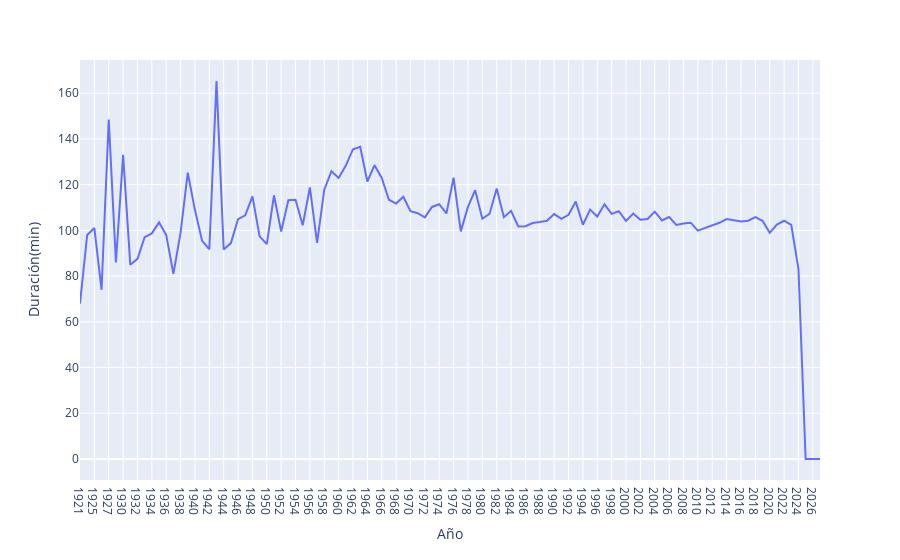

Notebook cell for this chart:
### Code cell
fig7 = px.line(data_frame=df_hist_min, x='Año', y='Duración(min)')

fig7.show()

### Figure 1 — Plotly figure (JSON) as saved in the notebook; plotly's stock layout.template omitted (floating-point values rounded to 4 significant figures)
{"data": [{"hovertemplate": "Año=%{x}<br>Duración(min)=%{y}<extra></extra>", "legendgroup": "", "line": {"color": "#636efa", "dash": "solid"}, "marker": {"symbol": "circle"}, "mode": "lines", "name": "", "orientation": "v", "showlegend": false, "type": "scatter", "x": ["1921", "1922", "1925", "1926", "1927", "1929", "1930", "1931", "1932", "1933", "1934", "1935", "1936", "1937", "1938", "1939", "1940", "1941", "1942", "1943", "1944", "1945", "1946", "1947", "1948", "1949", "1950", "1951", "1952", "1953", "1954", "1955", "1956", "1957", "1958", "1959", "1960", "1961", "1962", "1963", "1964", "1965", "1966", "1967", "1968", "1969", "1970", "1971", "1972", "1973", "1974", "1975", "1976", "1977", "1978", "1979", "1980", "1981", "1982", "1983", "1984", "1985", "1986", "1987", "1988", "1989", "1990", "1991", "1992", "1993", "1994", "1995", "1996", "1997", "1998", "1999", "2000", "2001", "2002", "2003", "2004", "2005", "2006", "2007", "2008", "2009", "2010", "2011", "2012", "2013", "2014", "2015", "2016", "2017", "2018", "2019", "2020", "2021", "2022", "2023", "2024", "2025", "2026", "2029"], "xaxis": "x", "y": [68, 98, 101, 74, 148.5, 86, 133, 85, 87.57, 97, 98.67, 103.5, 98, 81, 99, 125.2, 108.9, 95.4, 91.75, 165.3, 91.67, 94.43, 104.9, 106.6, 114.9, 97.38, 94, 115.3, 99.5, 113.2, 113.4, 102.3, 118.8, 94.57, 117.8, 125.9, 122.9, 128.3, 135.5, 136.5, 121.4, 128.5, 122.9, 113.4, 111.7, 114.7, 108.4, 107.5, 105.7, 110.2, 111.4, 107.4, 123.1, 99.57, 110.3, 117.6, 105.1, 107.2, 118.3, 105.8, 108.5, 101.7, 101.8, 103.2, 103.6, 104.2, 107.1, 105.0, 106.8, 112.6, 102.5, 109.1, 106.0, 111.4, 107.2, 108.4, 104.2, 107.3, 104.6, 105.0, 108.2, 104.4, 105.8, 102.4, 103.0, 103.4, 99.87, 101.1, 102.2, 103.3, 105.0, 104.3, 103.8, 104.2, 105.8, 104.2, 98.9, 102.5, 104.2, 102.4, 83.22, 0, 0, 0], "yaxis": "y"}], "layout": {"legend": {"tracegroupgap": 0}, "margin": {"t": 60}, "xaxis": {"anchor": "y", "domain": [0, 1], "title": {"text": "Año"}}, "yaxis": {"anchor": "x", "domain": [0, 1], "title": {"text": "Duración(min)"}}}}
